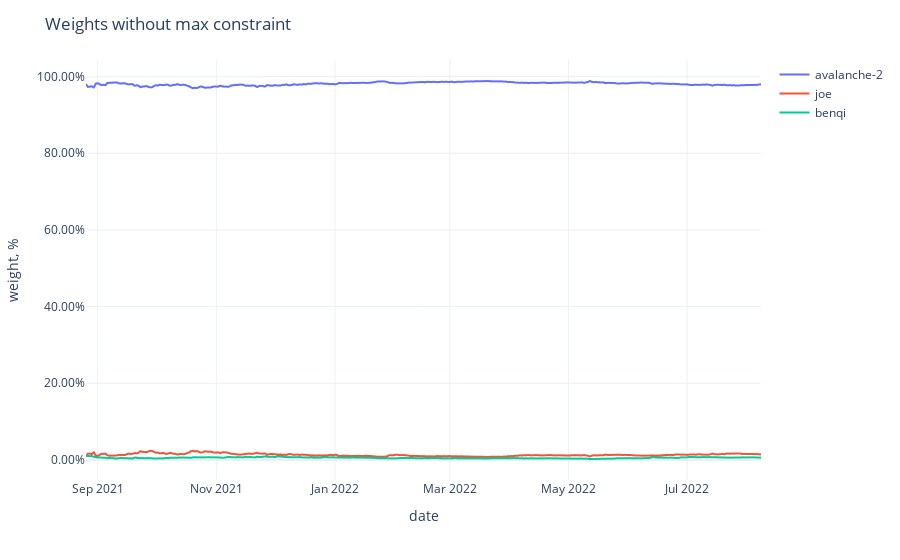

Notebook code cell kept with this figure:
### Code cell
fig = px.line(weights,
              labels={'value': 'weight, %', 'variable': ''})
fig.update_traces(
    hovertemplate="%{y}"
)
fig.update_yaxes(
    tickformat=".2%",
)
fig.update_xaxes(
    showspikes=True,
    spikethickness=2,
    spikedash="dot",
    spikecolor="#999999",
    spikemode="across",
)
fig.update_layout(
    ## showlegend=False,
    hovermode="x",
    hoverdistance=100,  ## Distance to show hover label of data point
    spikedistance=1000,  ## Distance to show spike
    template='plotly_white',
    title='Weights without max constraint'
)

### Figure 1 — Plotly figure (JSON) as saved in the notebook; plotly's stock layout.template omitted (floating-point values rounded to 4 significant figures; data arrays with more than 128 entries replaced by an {"elided": "..."} marker saying what was removed)
{"data": [{"hovertemplate": "%{y}", "legendgroup": "avalanche-2", "line": {"color": "#636efa", "dash": "solid"}, "marker": {"symbol": "circle"}, "mode": "lines", "name": "avalanche-2", "showlegend": true, "type": "scattergl", "x": {"elided": "348 str values"}, "xaxis": "x", "y": {"elided": "348 float values"}, "yaxis": "y"}, {"hovertemplate": "%{y}", "legendgroup": "joe", "line": {"color": "#EF553B", "dash": "solid"}, "marker": {"symbol": "circle"}, "mode": "lines", "name": "joe", "showlegend": true, "type": "scattergl", "x": {"elided": "348 str values"}, "xaxis": "x", "y": {"elided": "348 float values"}, "yaxis": "y"}, {"hovertemplate": "%{y}", "legendgroup": "benqi", "line": {"color": "#00cc96", "dash": "solid"}, "marker": {"symbol": "circle"}, "mode": "lines", "name": "benqi", "showlegend": true, "type": "scattergl", "x": {"elided": "348 str values"}, "xaxis": "x", "y": {"elided": "348 float values"}, "yaxis": "y"}], "layout": {"autosize": true, "hoverdistance": 100, "hovermode": "x", "legend": {"title": {"text": ""}, "tracegroupgap": 0}, "margin": {"t": 60}, "spikedistance": 1000, "title": {"text": "Weights without max constraint"}, "xaxis": {"anchor": "y", "autorange": true, "domain": [0, 1], "range": ["2021-08-26", "2022-08-08"], "showspikes": true, "spikecolor": "#999999", "spikedash": "dot", "spikemode": "across", "spikethickness": 2, "title": {"text": "date"}, "type": "date"}, "yaxis": {"anchor": "x", "autorange": true, "domain": [0, 1], "range": [-0.05238, 1.043], "tickformat": ".2%", "title": {"text": "weight, %"}, "type": "linear"}}}
